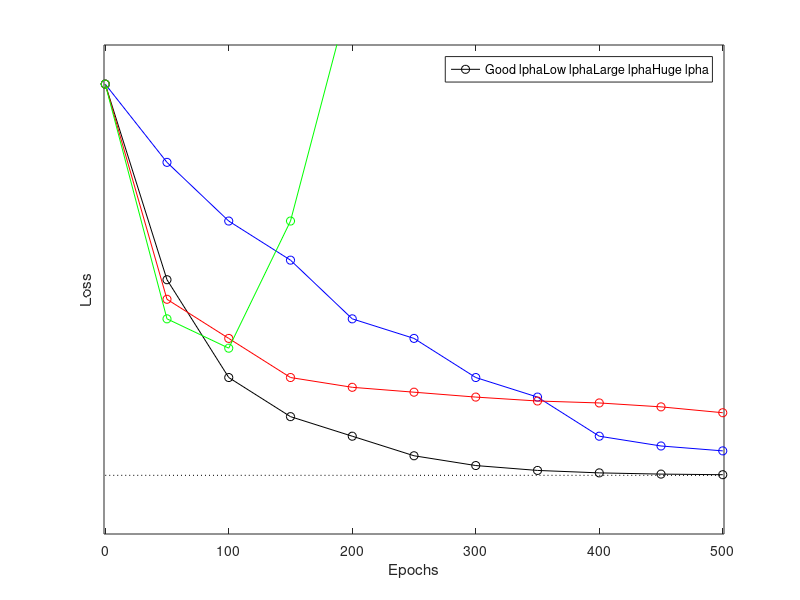

This chart was generated by the following MATLAB code:
clear all, close all

%% define pts
x = [0, 50, 100, 150, 200, 250, 300, 350, 400, 450, 500];
y = [20, 10, 5,   3,   2,    1,  .5,  .25,.125, 1/16, 1/32;
     20, 16, 13, 11,  8,   7,    5,   4,   2,   1.5,  1.25;
     20, 9, 7,   5, 4.5, 4.25,   4, 3.8, 3.7, 3.5, 3.2;
     20, 8, 6.5, 13, 25, nan, nan, nan,  nan,  nan, nan]+3;

%%pl
figure()
plot(x, y(1,:), 'ko-', ...
     x, y(2,:), 'bo-', ...
     x, y(3,:), 'ro-', ...
     x, y(4,:), 'go-', ...
     x, 0*x+3, 'k:')
legend(["Good \alpha", "Low \alpha", "Large \alpha", "Huge \alpha"]);
set(gca, 'ytick', []);
axis([-1 501 0 25])
xlabel('Epochs')
ylabel('Loss')
